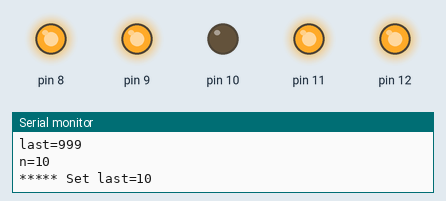
This sketch was run on a simulated Arduino Uno, built with avr-gcc and run on an emulated ATmega328P. Shown: output pins drawn as LEDs (lit = HIGH), the last lines printed to the serial monitor. Random numbers use the default seed unless the sketch sets one.

Above: at 0.15 s.
At 4.95 s:
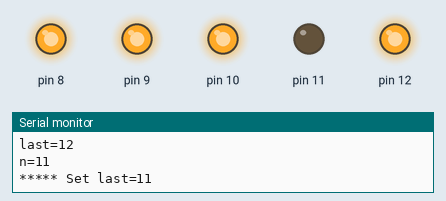
At 9.76 s:
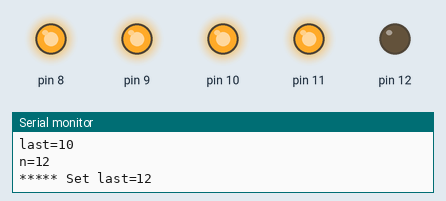
At 18.57 s:
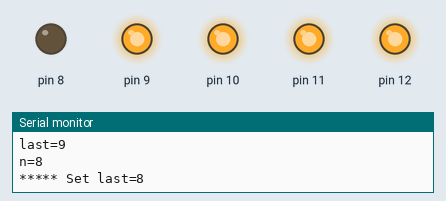
At 28.98 s:
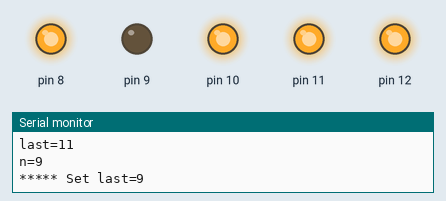
At 38.8 s:
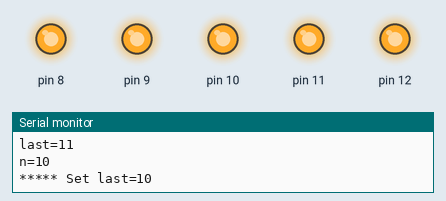
Timing chart, 0 to 40.0 s (numbered marks = the images above):
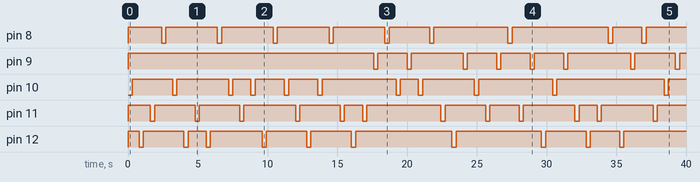

Measured:
- by itself, pin 8: HIGH → LOW at 2.4 s, → HIGH 0.30 s later, → LOW 3.7 s later, → HIGH 0.30 s later, … (18 changes in this stretch)
- by itself, pin 9: HIGH → LOW at 17.6 s, → HIGH 0.30 s later, → LOW 2.1 s later, → HIGH 0.30 s later, … (16 changes in this stretch)
- by itself, pin 10: LOW → HIGH at 0.30 s, → LOW 2.9 s later, → HIGH 0.30 s later, → LOW 3.7 s later, … (21 changes in this stretch)
- by itself, pin 11: HIGH → LOW at 1.6 s, → HIGH 0.30 s later, → LOW 2.9 s later, → HIGH 0.30 s later, … (24 changes in this stretch)
- by itself, pin 12: HIGH → LOW at 0.80 s, → HIGH 0.30 s later, → LOW 2.9 s later, → HIGH 0.30 s later, … (20 changes in this stretch)

The sketch:

LED_Random_010.ino
```cpp
/**************************************************************************
  Title: LED Random Ver 1.0
  Date: 2014-08-08
  By; April

  Remarks:
  Randoming of LEDs can be stopped by pressing the button connected to pin 2
*****************************************************************************/
#define prt(x)  Serial.println(x)

int last;     //last random number
int bState;   //button state

void setup() {
  int x;  x = 100;

  bState = 0;

  Serial.begin(115200);

  for(x = 8; x <= 12; x++) {
    pinMode(x, OUTPUT);
    digitalWrite(x, HIGH);
  }

  last = 999;
}

void loop() {
  int n;

  do {
    n = random(8, 13);
    Serial.print("last=");
    Serial.println(last);
    Serial.print("n=");
    Serial.println(n);

  } while (n == last);

  last = n;

  Serial.print("***** Set last=");
  Serial.println(last);

  digitalWrite(n, LOW);
  delay(300);

  digitalWrite(n, HIGH);
  delay(500);

  Serial.println(" ");
}
```
